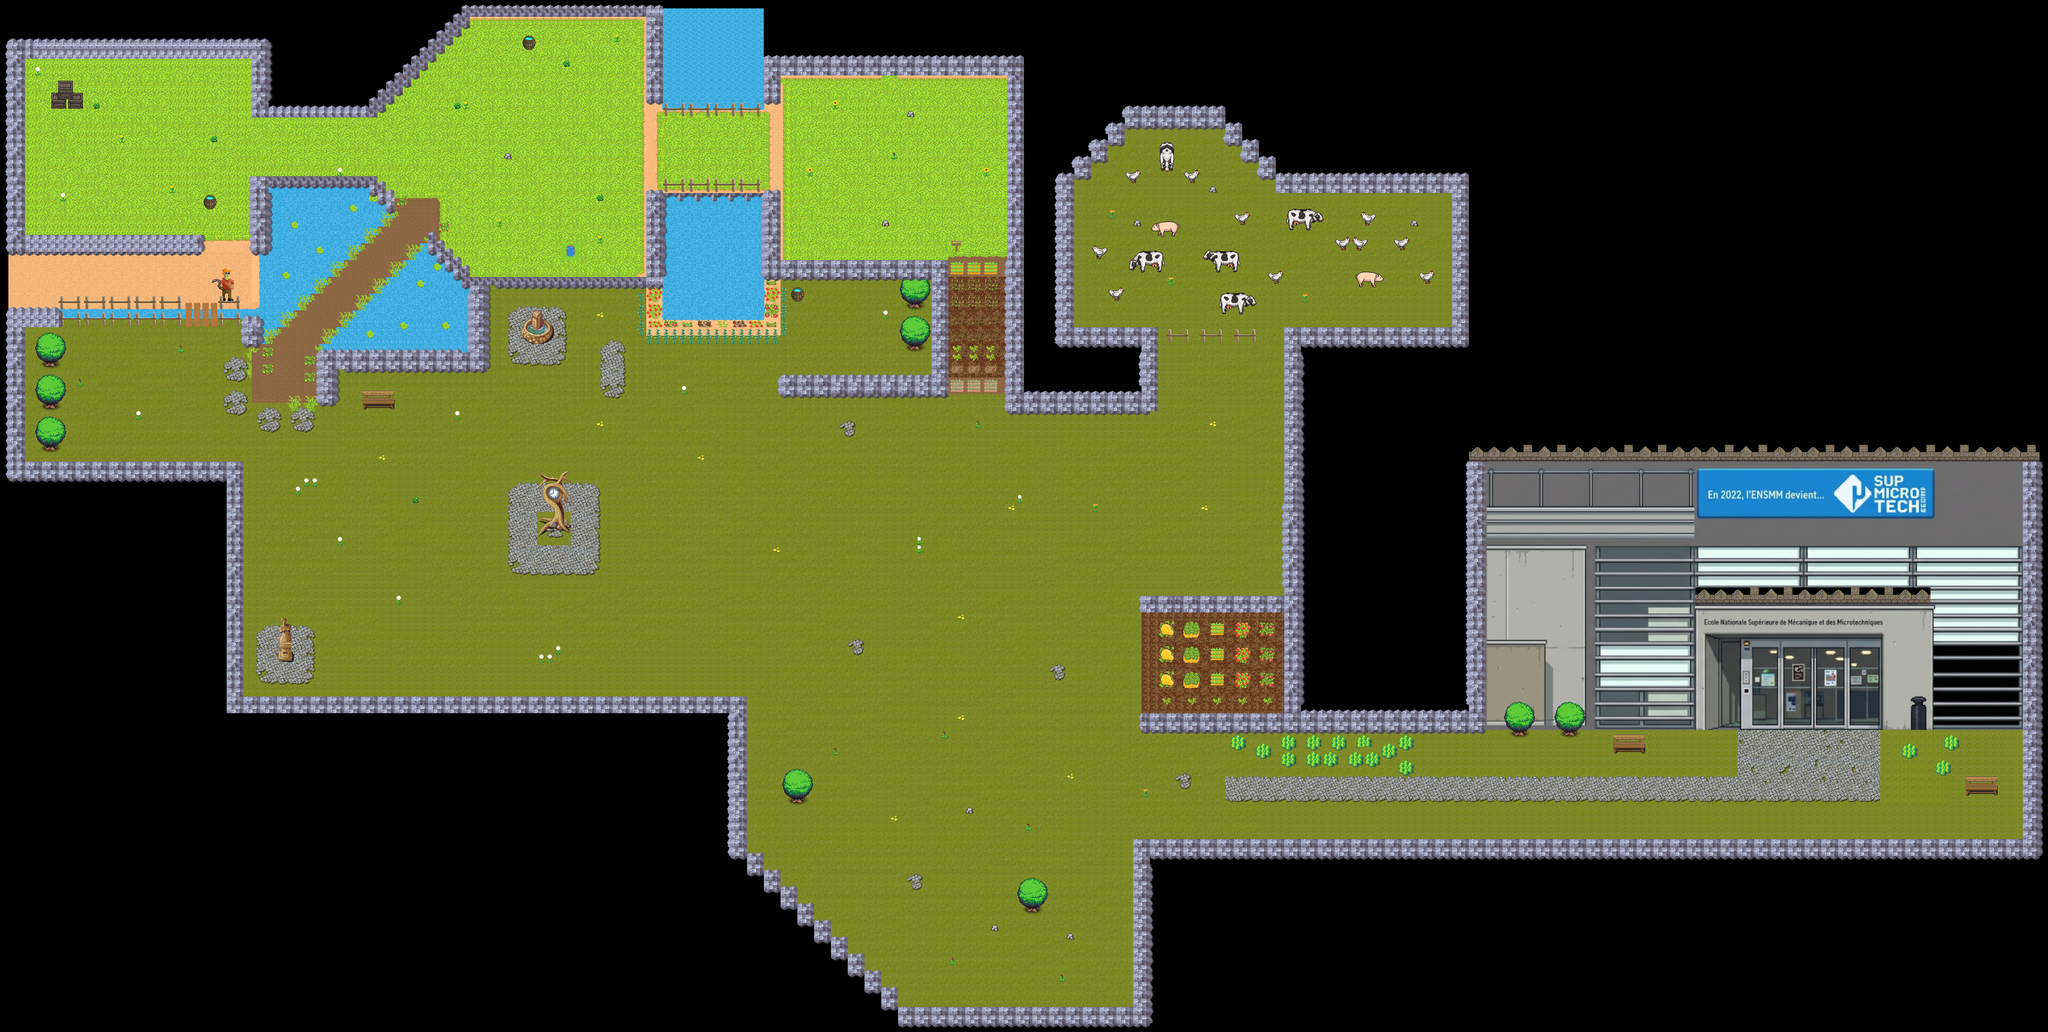

Tiled map render using the project's own tile images. Description and the map definition, with tile-layer contents summarised, below:
An orthogonal 244x123 tile map with 16x16 px tiles, 4 tile layers (background, veget, veg2, Rooms).

<map version="1.10" tiledversion="1.11.0" orientation="orthogonal" renderorder="right-down" width="244" height="123" tilewidth="16" tileheight="16" infinite="0" nextlayerid="5" nextobjectid="1">
  <tileset firstgid="1" name="spritefusion" tilewidth="16" tileheight="16" tilecount="2560" columns="8">
    <image source="spritesheet.png" width="128" height="5120" />
  </tileset>
  <layer id="1" name="background" width="244" height="123">
    <properties>
      <property name="collider" type="bool" value="false" />
    </properties>
    <data>[30012 cells, 12957 non-empty, 233 distinct tile ids]</data>
  </layer>
  <layer id="2" name="veget" width="244" height="123">
    <properties>
      <property name="collider" type="bool" value="false" />
    </properties>
    <data>[30012 cells, 3000 non-empty, 2261 distinct tile ids]</data>
  </layer>
  <layer id="3" name="veg2" width="244" height="123">
    <properties>
      <property name="collider" type="bool" value="false" />
    </properties>
    <data>[30012 cells, 275 non-empty, 80 distinct tile ids]</data>
  </layer>
  <layer id="4" name="Rooms" width="244" height="123">
    <properties>
      <property name="collider" type="bool" value="false" />
    </properties>
    <data>[30012 cells, 3304 non-empty, 50 distinct tile ids]</data>
  </layer>
</map>
